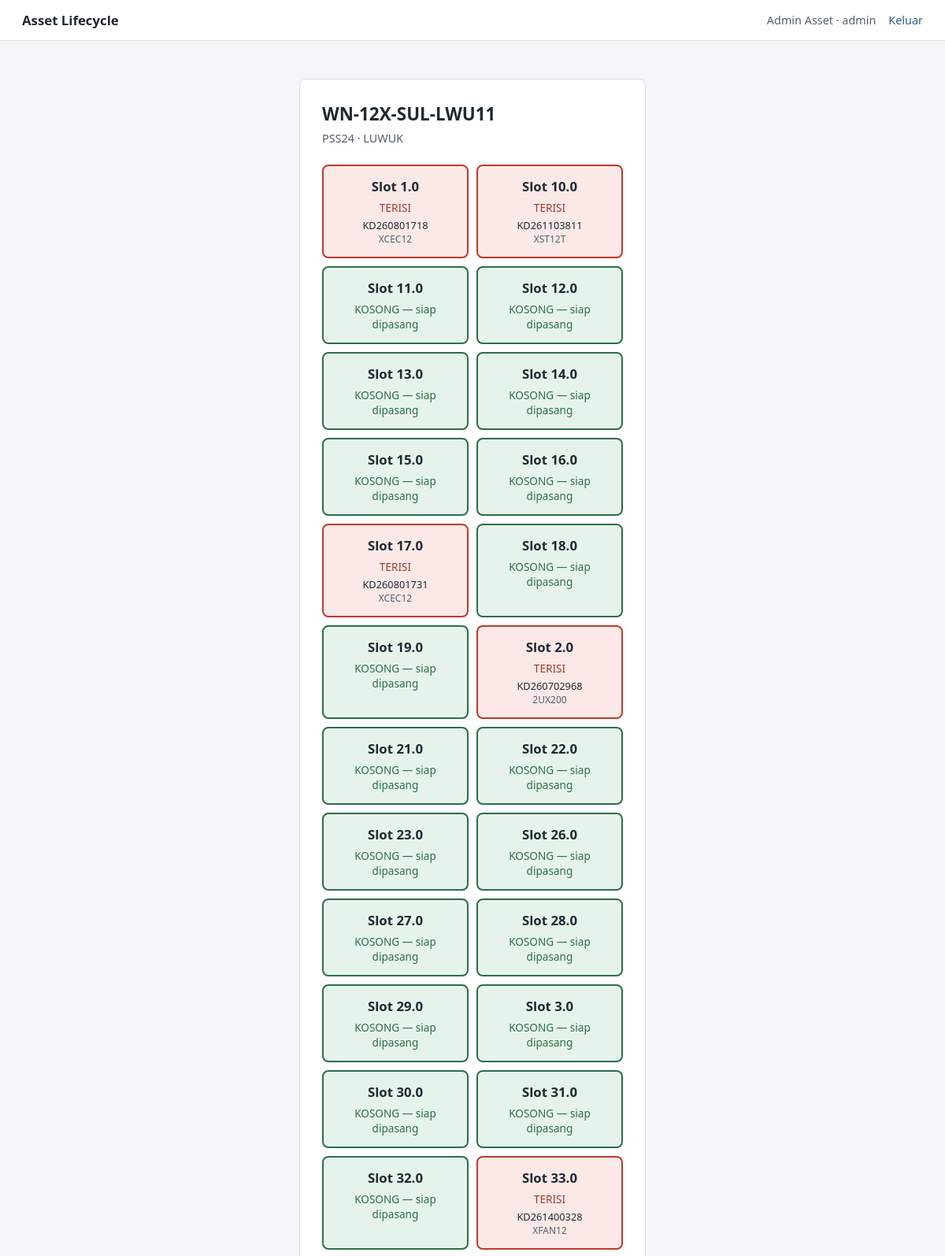
The app's page /ar/device/6 (signed in, upper part) with its own data.
### app/models/user.py (models this page shows, shortened)
class User(db.Model, UserMixin):
    __tablename__ = "user"
    user_id = db.Column(db.Integer, primary_key=True)
    name = db.Column(db.String(150), nullable=False)
    email = db.Column(db.String(150), unique=True)
    password = db.Column(db.String(255))
    role = db.Column(db.String(20), nullable=False)  # 'admin' / 'karyawan_tif' / 'teknisi'
    is_pj = db.Column(db.Boolean, default=False)
    district = db.Column(db.String(100))
    status = db.Column(db.String(20), default="aktif")  # 'aktif' / 'pending'
    avatar_path = db.Column(db.String(255), nullable=True)  # path relatif ke static/avatars/
    created_at = db.Column(db.DateTime, default=datetime.utcnow)
    updated_at = db.Column(db.DateTime, onupdate=datetime.utcnow)

### app/models/device.py (models this page shows)
class Device(db.Model):
    __tablename__ = "devices"
    device_id = db.Column(db.Integer, primary_key=True)
    device_type_id = db.Column(db.Integer, db.ForeignKey("device_types.device_type_id"))
    location_id = db.Column(db.Integer, db.ForeignKey("locations.location_id"))
    nama_perangkat = db.Column(db.String(150))
    serial_number = db.Column(db.String(100))
    hostname = db.Column(db.String(150))
    status = db.Column(db.String(50))
    keterangan = db.Column(db.Text)
    created_at = db.Column(db.DateTime, default=datetime.utcnow)
    updated_at = db.Column(db.DateTime, onupdate=datetime.utcnow)

### app/models/device_type.py (models this page shows)
class DeviceType(db.Model):
    __tablename__ = "device_types"
    device_type_id = db.Column(db.Integer, primary_key=True)
    nama_tipe = db.Column(db.String(100), nullable=False)  # 'OTN PSS24', 'Metro'
    vendor = db.Column(db.String(100))
    deskripsi = db.Column(db.Text)
    created_at = db.Column(db.DateTime, default=datetime.utcnow)
    updated_at = db.Column(db.DateTime, onupdate=datetime.utcnow)
    slot_definitions = db.relationship("SlotDefinition", backref="device_type")
    devices = db.relationship("Device", backref="device_type")

### app/models/location.py (models this page shows)
class Location(db.Model):
    __tablename__ = "locations"
    location_id = db.Column(db.Integer, primary_key=True)
    nama_lokasi = db.Column(db.String(150))  # 'Palu 1', 'Palu 2', 'Donggala'
    alamat = db.Column(db.Text)
    district = db.Column(db.String(100))
    area = db.Column(db.String(100))
    latitude = db.Column(db.Float)
    longitude = db.Column(db.Float)
    created_at = db.Column(db.DateTime, default=datetime.utcnow)
    updated_at = db.Column(db.DateTime, onupdate=datetime.utcnow)
    devices = db.relationship("Device", backref="location")

### app/models/slot_definition.py (models this page shows)
class SlotDefinition(db.Model):
    __tablename__ = "slot_definitions"
    slot_definition_id = db.Column(db.Integer, primary_key=True)
    device_type_id = db.Column(db.Integer, db.ForeignKey("device_types.device_type_id"))
    nomor_slot = db.Column(db.String(20), nullable=False)
    nama_slot = db.Column(db.String(100))
    posisi = db.Column(db.String(100))
    keterangan = db.Column(db.Text)

### app/models/module.py (models this page shows)
class Module(db.Model):
    __tablename__ = "modules"
    modul_id = db.Column(db.Integer, primary_key=True)
    module_type_id = db.Column(db.Integer, db.ForeignKey("module_types.module_type_id"))
    serial_number = db.Column(db.String(100))
    kondisi = db.Column(db.String(20), default="AKTIF")  # RUSAK / IDLE / AKTIF
    created_at = db.Column(db.DateTime, default=datetime.utcnow)
    updated_at = db.Column(db.DateTime, onupdate=datetime.utcnow)

### app/models/module_type.py (models this page shows)
class ModuleType(db.Model):
    __tablename__ = "module_types"
    module_type_id = db.Column(db.Integer, primary_key=True)
    nama_tipe = db.Column(db.String(100), nullable=False)
    vendor = db.Column(db.String(100))
    deskripsi = db.Column(db.Text)
    created_at = db.Column(db.DateTime, default=datetime.utcnow)
    updated_at = db.Column(db.DateTime, onupdate=datetime.utcnow)
    modules = db.relationship("Module", backref="module_type")

### app/modules/ar/routes.py (the view)
@ar_bp.route("/device/<int:device_id>")
@login_required
@role_required("admin", "karyawan_tif", "teknisi")
def device_guide(device_id):
    device = Device.query.get_or_404(device_id)
    slot_defs = SlotDefinition.query.filter_by(device_type_id=device.device_type_id).order_by(
        SlotDefinition.nomor_slot
    ).all()
    slot_rows = []
    for slot_def in slot_defs:
        position = ModulePosition.query.filter_by(
            device_id=device.device_id, slot_definition_id=slot_def.slot_definition_id, status="aktif"
        ).first()
        slot_rows.append({
            "slot_def": slot_def,
            "occupied": position is not None,
            "module": position.module if position else None,
        })
    return render_template("ar/device_guide.html", device=device, slot_rows=slot_rows)

### app/templates/ar/device_guide.html (shortened to what this page needs)
{% extends "base.html" %}
{% block content %}
<div class="card">
    <h1>{{ device.nama_perangkat }}</h1>
    <p class="subtitle">
        {{ device.device_type.nama_tipe if device.device_type else "-" }} &middot;
        {{ device.location.nama_lokasi if device.location else "-" }}
    </p>
    <div style="display:flex;flex-wrap:wrap;gap:10px;margin-top:16px;">
        {% for row in slot_rows %}
        <div style="
            flex:1 1 130px; min-width:130px; padding:14px; border-radius:8px; text-align:center;
            {% if row.occupied %}
                background:#fbe9e7; border:2px solid #c0392b;
            {% else %}
                background:#e6f3ea; border:2px solid #2c6e49;
            {% endif %}
        ">
            <div style="font-weight:600; font-size:1.05rem;">Slot {{ row.slot_def.nomor_slot }}</div>
            {% if row.occupied %}
                <div style="font-size:0.85rem; margin-top:6px; color:#9c3b2e;">TERISI</div>
                <div style="font-size:0.8rem; margin-top:4px;">{{ row.module.serial_number if row.module else "-" }}</div>
                <div style="font-size:0.75rem; color:var(--ink-soft);">{{ row.module.module_type.nama_tipe if row.module and row.module.module_type else "" }}</div>
            {% else %}
                <div style="font-size:0.85rem; margin-top:6px; color:#2c6e49;">KOSONG &mdash; siap dipasang</div>
            {% endif %}
        </div>
        {% else %}
        <p>Belum ada slot terdaftar untuk tipe perangkat ini.</p>
        {% endfor %}
    </div>
</div>
{% endblock %}

### app/templates/base.html (shortened to what this page needs)
<!DOCTYPE html>
<html lang="id">
<head>
    <link rel="stylesheet" href="{{ url_for('static', filename='style.css') }}">
</head>
<body>
    <header class="topbar">
        <a href="{{ url_for('index') }}" class="topbar__brand">Asset Lifecycle</a>
        <nav class="topbar__nav">
            {% if current_user.is_authenticated %}
                <span class="topbar__user">{{ current_user.name }} &middot; {{ current_user.role }}{% if current_user.is_pj %} &middot; PJ{% endif %}</span>
                <a href="{{ url_for('auth.logout') }}">Keluar</a>
            {% else %}
                <a href="{{ url_for('auth.login') }}">Masuk</a>
            {% endif %}
        </nav>
    </header>
    <main class="page">
        {% block content %}{% endblock %}
    </main>
</body>
</html>

### app/static/style.css (style rules this page uses)
:root { --ink: #1f2933; --ink-soft: #52606d; --line: #d9dde2; --surface: #ffffff; --bg: #f5f6f8; --accent: #2b5d8a; --accent-hover: #234a6f; --error-bg: #fbe9e7; --error-ink: #9c3b2e; --success-bg: #e6f3ea; --success-ink: #2c6e49; }
* { box-sizing: border-box; }
body { margin: 0; font-family: "Segoe UI", system-ui, -apple-system, sans-serif; color: var(--ink); background: var(--bg); }
.topbar { display: flex; justify-content: space-between; align-items: center; padding: 14px 28px; background: var(--surface); border-bottom: 1px solid var(--line); }
.topbar__brand { font-weight: 600; font-size: 1.05rem; color: var(--ink); text-decoration: none; }
.topbar__nav { display: flex; align-items: center; gap: 16px; font-size: 0.9rem; }
.topbar__nav a { color: var(--accent); text-decoration: none; }
.topbar__user { color: var(--ink-soft); }
.page { max-width: 480px; margin: 48px auto; padding: 0 20px; }
.card { background: var(--surface); border: 1px solid var(--line); border-radius: 8px; padding: 28px; }
h1 { font-size: 1.4rem; margin: 0 0 6px; }
.subtitle { color: var(--ink-soft); font-size: 0.9rem; margin: 0 0 24px; }

### records on screen
User: name "Admin Asset", role "admin"
Device: nama_perangkat "WN-12X-SUL-LWU11"
DeviceType: device_type "PSS24"
Location: location "LUWUK"
SlotDefinition: slot_def.nomor_slot "1.0"
Module: module "KD260801718"
ModuleType: module.module_type "XCEC12" "XCEC12"
SlotDefinition: slot_def.nomor_slot "10.0"
Module: module "KD261103811"
ModuleType: module.module_type "XST12T"
SlotDefinition: slot_def.nomor_slot "11.0"
SlotDefinition: slot_def.nomor_slot "12.0"
SlotDefinition: slot_def.nomor_slot "13.0"
SlotDefinition: slot_def.nomor_slot "14.0"
SlotDefinition: slot_def.nomor_slot "15.0"
SlotDefinition: slot_def.nomor_slot "16.0"
SlotDefinition: slot_def.nomor_slot "17.0"
Module: module "KD260801731"
SlotDefinition: slot_def.nomor_slot "18.0"
SlotDefinition: slot_def.nomor_slot "19.0"
SlotDefinition: slot_def.nomor_slot "2.0"
Module: module "KD260702968"
ModuleType: module.module_type "2UX200"
SlotDefinition: slot_def.nomor_slot "21.0"
SlotDefinition: slot_def.nomor_slot "22.0"
SlotDefinition: slot_def.nomor_slot "23.0"
SlotDefinition: slot_def.nomor_slot "26.0"
SlotDefinition: slot_def.nomor_slot "27.0"
SlotDefinition: slot_def.nomor_slot "28.0"
SlotDefinition: slot_def.nomor_slot "29.0"
SlotDefinition: slot_def.nomor_slot "3.0"
SlotDefinition: slot_def.nomor_slot "30.0"
SlotDefinition: slot_def.nomor_slot "31.0"
SlotDefinition: slot_def.nomor_slot "32.0"
SlotDefinition: slot_def.nomor_slot "33.0"
Module: module "KD261400328"
ModuleType: module.module_type "XFAN12"
